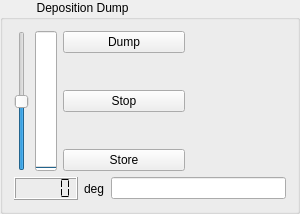
        <widget class="QGroupBox" name="groupBox_10">
         <property name="geometry">
          <rect>
           <x>620</x>
           <y>300</y>
           <width>300</width>
           <height>214</height>
          </rect>
         </property>
         <property name="sizePolicy">
          <sizepolicy hsizetype="Preferred" vsizetype="Preferred">
           <horstretch>1</horstretch>
           <verstretch>1</verstretch>
          </sizepolicy>
         </property>
         <property name="focusPolicy">
          <enum>Qt::NoFocus</enum>
         </property>
         <property name="title">
          <string>           Deposition Dump</string>
         </property>
         <layout class="QGridLayout" name="gridLayout_6">
          <item row="0" column="0" rowspan="3">
           <layout class="QHBoxLayout" name="horizontalLayout_18">
            <item>
             <widget class="QSlider" name="slider_DepositionDump">
              <property name="focusPolicy">
               <enum>Qt::NoFocus</enum>
              </property>
              <property name="minimum">
               <number>-100</number>
              </property>
              <property name="maximum">
               <number>100</number>
              </property>
              <property name="value">
               <number>0</number>
              </property>
              <property name="orientation">
               <enum>Qt::Vertical</enum>
              </property>
             </widget>
            </item>
            <item>
             <widget class="QProgressBar" name="progressBar_DepositionDump">
              <property name="focusPolicy">
               <enum>Qt::NoFocus</enum>
              </property>
              <property name="layoutDirection">
               <enum>Qt::LeftToRight</enum>
              </property>
              <property name="maximum">
               <number>90</number>
              </property>
              <property name="value">
               <number>0</number>
              </property>
              <property name="textVisible">
               <bool>true</bool>
              </property>
              <property name="orientation">
               <enum>Qt::Vertical</enum>
              </property>
              <property name="textDirection">
               <enum>QProgressBar::TopToBottom</enum>
              </property>
             </widget>
            </item>
            <item>
             <layout class="QVBoxLayout" name="verticalLayout_37">
              <item>
               <widget class="QPushButton" name="pushButton_DepositionDumpDump">
                <property name="focusPolicy">
                 <enum>Qt::NoFocus</enum>
                </property>
                <property name="text">
                 <string>Dump</string>
                </property>
               </widget>
              </item>
              <item>
               <spacer name="verticalSpacer_4">
                <property name="orientation">
                 <enum>Qt::Vertical</enum>
                </property>
                <property name="sizeHint" stdset="0">
                 <size>
                  <width>122</width>
                  <height>13</height>
                 </size>
                </property>
               </spacer>
              </item>
              <item>
               <widget class="QPushButton" name="pushButton_DepositionDumpStop">
                <property name="focusPolicy">
                 <enum>Qt::NoFocus</enum>
                </property>
                <property name="text">
                 <string>Stop</string>
                </property>
               </widget>
              </item>
              <item>
               <spacer name="verticalSpacer_9">
                <property name="focusPolicy">
                 <enum>Qt::NoFocus</enum>
                </property>
                <property name="orientation">
                 <enum>Qt::Vertical</enum>
                </property>
                <property name="sizeHint" stdset="0">
                 <size>
                  <width>122</width>
                  <height>13</height>
                 </size>
                </property>
               </spacer>
              </item>
              <item>
               <widget class="QPushButton" name="pushButton_DepositionDumpStore">
                <property name="focusPolicy">
                 <enum>Qt::NoFocus</enum>
                </property>
                <property name="text">
                 <string>Store</string>
                </property>
               </widget>
              </item>
             </layout>
            </item>
           </layout>
          </item>
          <item row="1" column="1">
           <spacer name="verticalSpacer_7">
            <property name="orientation">
             <enum>Qt::Vertical</enum>
            </property>
            <property name="sizeHint" stdset="0">
             <size>
              <width>20</width>
              <height>58</height>
             </size>
            </property>
           </spacer>
          </item>
          <item row="1" column="2">
           <spacer name="verticalSpacer_13">
            <property name="orientation">
             <enum>Qt::Vertical</enum>
            </property>
            <property name="sizeHint" stdset="0">
             <size>
              <width>20</width>
              <height>58</height>
             </size>
            </property>
           </spacer>
          </item>
          <item row="3" column="0" colspan="3">
           <layout class="QHBoxLayout" name="horizontalLayout_19">
            <item>
             <widget class="QLCDNumber" name="lcdNumber_DepositionDump">
              <property name="focusPolicy">
               <enum>Qt::NoFocus</enum>
              </property>
              <property name="smallDecimalPoint">
               <bool>false</bool>
              </property>
              <property name="segmentStyle">
               <enum>QLCDNumber::Flat</enum>
              </property>
              <property name="value" stdset="0">
               <double>0.000000000000000</double>
              </property>
             </widget>
            </item>
            <item>
             <widget class="QLabel" name="label_17">
              <property name="focusPolicy">
               <enum>Qt::NoFocus</enum>
              </property>
              <property name="text">
               <string>deg</string>
              </property>
             </widget>
            </item>
            <item>
             <widget class="IntEdit" name="lineEdit_DepositionDump"/>
            </item>
           </layout>
          </item>
          <item row="2" column="1">
           <widget class="LedIndicator" name="ledIndicator_DepositionRetractLeft" native="true">
            <property name="enabled">
             <bool>true</bool>
            </property>
            <property name="minimumSize">
             <size>
              <width>35</width>
              <height>35</height>
             </size>
            </property>
            <property name="maximumSize">
             <size>
              <width>16777215</width>
              <height>16777215</height>
             </size>
            </property>
           </widget>
          </item>
          <item row="2" column="2">
           <widget class="LedIndicator" name="ledIndicator_DepositionRetractRight" native="true">
            <property name="enabled">
             <bool>true</bool>
            </property>
            <property name="minimumSize">
             <size>
              <width>35</width>
              <height>35</height>
             </size>
            </property>
            <property name="maximumSize">
             <size>
              <width>16777215</width>
              <height>16777215</height>
             </size>
            </property>
           </widget>
          </item>
          <item row="0" column="1">
           <widget class="LedIndicator" name="ledIndicator_DepositionExtendLeft" native="true">
            <property name="enabled">
             <bool>true</bool>
            </property>
            <property name="minimumSize">
             <size>
              <width>35</width>
              <height>35</height>
             </size>
            </property>
            <property name="maximumSize">
             <size>
              <width>16777215</width>
              <height>16777215</height>
             </size>
            </property>
           </widget>
          </item>
          <item row="0" column="2">
           <widget class="LedIndicator" name="ledIndicator_DepositionExtendRIght" native="true">
            <property name="enabled">
             <bool>true</bool>
            </property>
            <property name="minimumSize">
             <size>
              <width>35</width>
              <height>35</height>
             </size>
            </property>
            <property name="maximumSize">
             <size>
              <width>16777215</width>
              <height>16777215</height>
             </size>
            </property>
           </widget>
          </item>
         </layout>
         <zorder>verticalSpacer_7</zorder>
         <zorder>verticalSpacer_13</zorder>
         <zorder>ledIndicator_DepositionRetractLeft</zorder>
         <zorder>ledIndicator_DepositionRetractRight</zorder>
         <zorder>ledIndicator_DepositionExtendLeft</zorder>
         <zorder>ledIndicator_DepositionExtendRIght</zorder>
        </widget>
